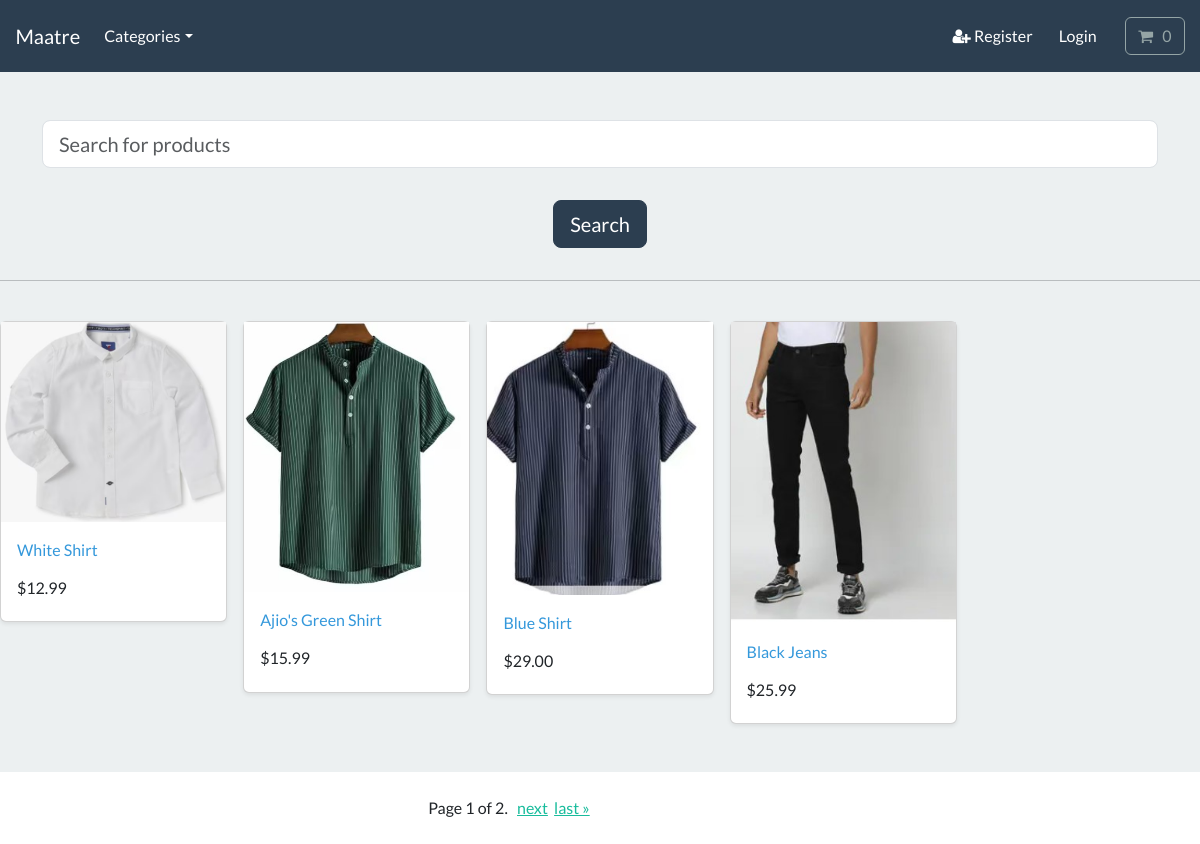
The app's page /all_products with its own data.
### store/models.py (models this page shows, shortened)
class Product(models.Model):
    category = models.ForeignKey(Category, on_delete=models.CASCADE, null=True, related_name='product')
    title = models.CharField(max_length=200)
    brand = models.CharField(max_length=200, default="un-branded")
    description = models.TextField(blank=True)
    slug = models.SlugField(max_length=200)
    price = models.DecimalField(max_digits=5, decimal_places=2)
    image = models.ImageField(upload_to='images/')
    class Meta:
        verbose_name_plural = 'Products'
    def get_absolute_url(self):
        return reverse("product_info", args=[self.slug])

### store/views.py (the view, shortened to what this page needs)
# urls.py: path("all_products", views.all_products, name='all_products'),
def all_products(request):
    all_products = Product.objects.all()
    paginator = Paginator(all_products, 4) # show 4 products per page
    page_number = request.GET.get("page")
    page_ob = paginator.get_page(page_number)
    return render(request, 'store/all_products.html', {'all_products': page_ob})

### cart/cart.py (called while the page is built)
    def __len__(self):
        return sum(item['qty'] for item in self.cart.values())

### cart/context_processors.py (called while the page is built)
def cart(request):
    return {"cart": Cart(request)}

### store/models.py (called while the page is built)
    def get_absolute_url(self):
        return reverse("list_category", args=[self.slug])

### store/views.py (called while the page is built)
def categories(request):
    all_categories = Category.objects.all()
    return {"all_categories": all_categories}

### store/templates/store/all_products.html (shortened to what this page needs)
{% extends "./base.html" %}
{% load static %}
{% block content %}
<div class="album py-5 bg-light">
    <div class="container">
        <div class="row">
            <form method="POST" action="{% url 'all_products' %}">
            <div class="col">
            <input type="search" name="product_name" placeholder="Search for products"
            class="form-control form-control-lg form-control-borderless ">
            </div> <br>
            <div class="col-auto text-center">
                <button class="btn btn-primary my-2 btn-lg" type="submit"> Search </button>
            </div>
        </div>
    </div>
        <hr>
        <br>
<div class="row row-cols-1 row-cols-sm-2 row-cols-md-5 g-3">
    {% for product in all_products %}
        <div class="col">
            <div class="card shadow-sm">
                <img class="img-fluid" alt="Responsive image" src="{{product.image.url}}">
                <div class="card-body">
                    <p class="card-text">
                    <a class="text-info text-decoration-none" href="{{ product.get_absolute_url }}">{{product.title | capfirst}}</a>
                    </p>
                <div class="d-flex justify-content-between align-items-center">
                <h6>${{ product.price }} </h6>
                </div>
                </div>
            </div>
        </div>
{% endfor %}
</div>
</div>
<div class="container">
    <br>
<div class="row">
    <div class="col-md-6 offset-md-4">
        <div class="pagination">
            <span class="step-links">
                <span class="current">
                    Page {{ all_products.number }} of {{ all_products.paginator.num_pages }}.
                </span>
                {% if all_products.has_next %}
                    <a href="?page={{ all_products.next_page_number }}">next</a>&nbsp;
                    <a href="?page={{ all_products.paginator.num_pages }}">last &raquo;</a>
                {% endif %}
            </span>
        </div>
    </div>
</div>
<br>
</div>
{% endblock %}

### records on screen
Product: image (picture), title "White Shirt", price "12.99"
Product: image (picture), title "Ajio's Green Shirt", price "15.99"
Product: image (picture), title "Blue Shirt", price "29.00"
Product: image (picture), title "Black Jeans", price "25.99"

### other values on screen
{{ all_products.number }} "1"
{{ all_products.paginator.num_pages }} "2"
